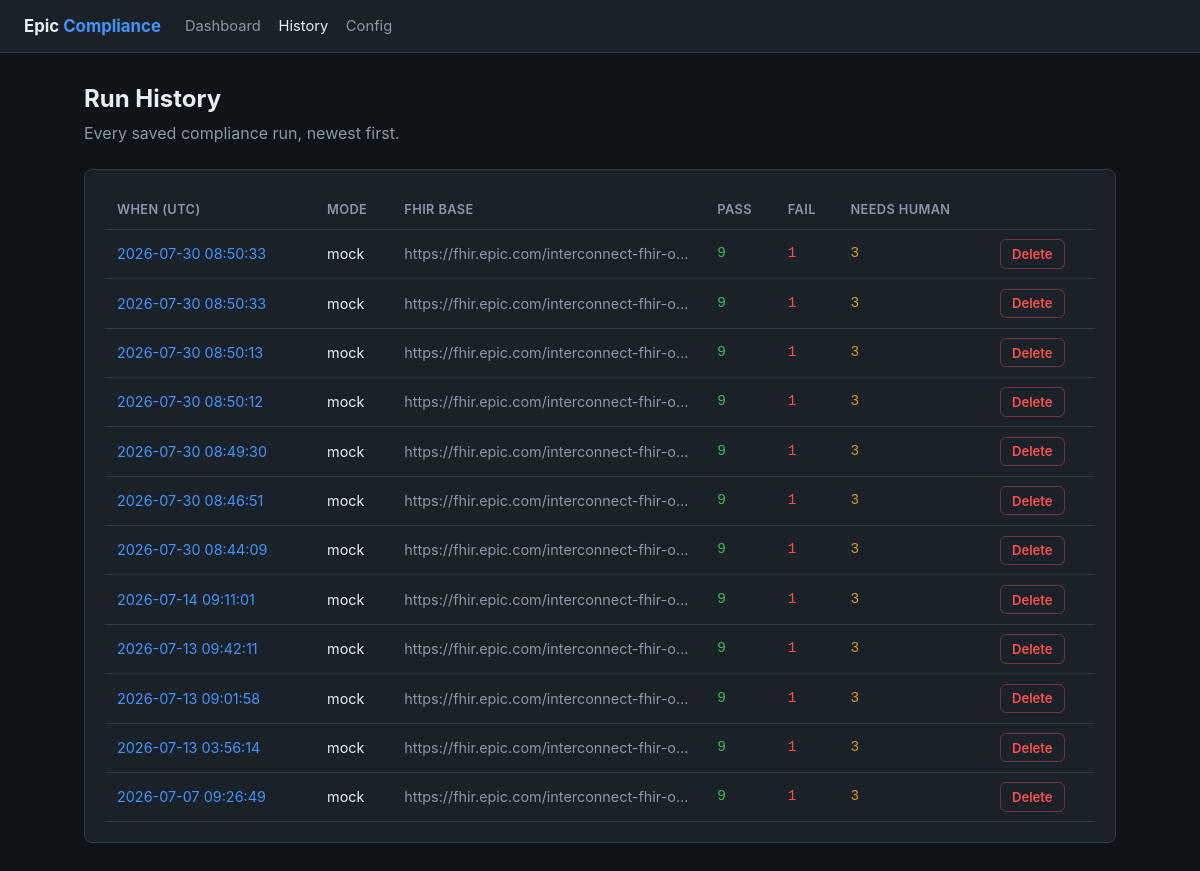
/runs, run on an earlier commit of the app's database.
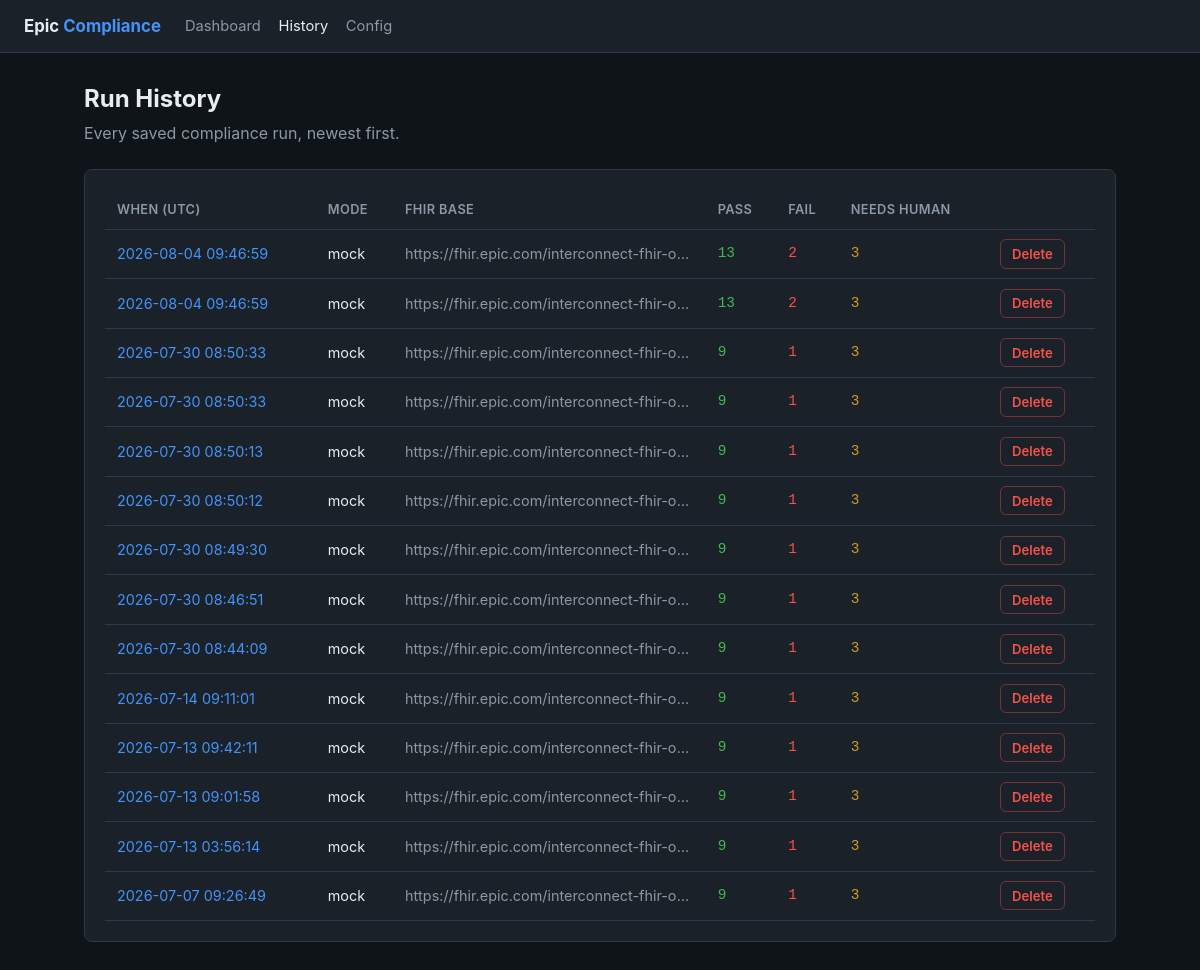
And on a later commit of the database.
### tables this page shows
CREATE TABLE runs (
                run_id      TEXT PRIMARY KEY,
                created_at  TEXT NOT NULL,
                run_mode    TEXT NOT NULL,
                fhir_base_url TEXT NOT NULL,
                pass_count  INTEGER NOT NULL,
                fail_count  INTEGER NOT NULL,
                needs_human_count INTEGER NOT NULL,
                report_json TEXT NOT NULL,
                config_json TEXT NOT NULL
            );

### epic_compliance/api.py (the view)
@app.get("/runs", response_class=HTMLResponse)
def history(request: Request) -> Any:
    return render(request, "history.html", runs=store.list_runs())

### epic_compliance/templates/history.html (shortened to what this page needs)
{% extends "base.html" %}
{% set active = "history" %}
{% block content %}
<h1>Run History</h1>
<p class="subtitle">Every saved compliance run, newest first.</p>
{% include "_history_table.html" %}
{% endblock %}

### epic_compliance/templates/_history_table.html
<div class="card" id="history-table">
{% if runs %}
<table>
  <thead>
    <tr><th>When (UTC)</th><th>Mode</th><th>FHIR base</th><th class="nums">Pass</th><th class="nums">Fail</th><th class="nums">Needs human</th><th></th></tr>
  </thead>
  <tbody>
    {% for r in runs %}
    <tr>
      <td><a href="/runs/{{ r.run_id }}">{{ r.created_at[:19].replace('T',' ') }}</a></td>
      <td>{{ r.run_mode }}</td>
      <td class="muted" style="max-width:260px; overflow:hidden; text-overflow:ellipsis; white-space:nowrap">{{ r.fhir_base_url }}</td>
      <td class="nums" style="color:var(--pass)">{{ r.pass_count }}</td>
      <td class="nums" style="color:var(--fail)">{{ r.fail_count }}</td>
      <td class="nums" style="color:var(--warn)">{{ r.needs_human_count }}</td>
      <td>
        <button class="btn danger"
                hx-delete="/runs/{{ r.run_id }}"
                hx-confirm="Delete this run permanently?"
                hx-target="#history-table"
                hx-swap="outerHTML">Delete</button>
      </td>
    </tr>
    {% endfor %}
  </tbody>
</table>
{% else %}
<div class="empty">No runs saved yet. <a href="/">Start one &rarr;</a></div>
{% endif %}
</div>

What changed in the data, as far as the page shows it:
added runs: created_at "2026-08-04 09:46:59", run_mode "mock", fhir_base_url "https://fhir.epic.com/interconnect-fhir-o…", pass_count "13", fail_count "2", needs_human_count "3"
added runs: created_at "2026-08-04 09:46:59", run_mode "mock", fhir_base_url "https://fhir.epic.com/interconnect-fhir-o…", pass_count "13", fail_count "2", needs_human_count "3"
